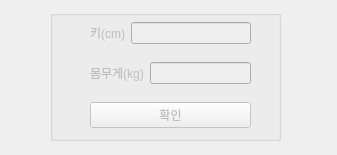
<?xml version="1.0" encoding="UTF-8"?>
<ui version="4.0">
 <class>MainWindow</class>
 <widget class="QMainWindow" name="MainWindow">
  <property name="enabled">
   <bool>false</bool>
  </property>
  <property name="geometry">
   <rect>
    <x>0</x>
    <y>0</y>
    <width>337</width>
    <height>155</height>
   </rect>
  </property>
  <property name="windowTitle">
   <string>오늘의 식단</string>
  </property>
  <widget class="QWidget" name="centralwidget">
   <property name="enabled">
    <bool>false</bool>
   </property>
   <widget class="QGroupBox" name="groupBox">
    <property name="geometry">
     <rect>
      <x>50</x>
      <y>10</y>
      <width>231</width>
      <height>131</height>
     </rect>
    </property>
    <property name="title">
     <string/>
    </property>
    <property name="alignment">
     <set>Qt::AlignCenter</set>
    </property>
   </widget>
   <widget class="QWidget" name="verticalLayoutWidget">
    <property name="geometry">
     <rect>
      <x>90</x>
      <y>10</y>
      <width>161</width>
      <height>131</height>
     </rect>
    </property>
    <layout class="QVBoxLayout" name="verticalLayout_2">
     <item>
      <layout class="QHBoxLayout" name="horizontalLayout">
       <item>
        <widget class="QLabel" name="label">
         <property name="text">
          <string>키(cm)</string>
         </property>
        </widget>
       </item>
       <item>
        <widget class="QLineEdit" name="BMI_Height">
         <property name="enabled">
          <bool>false</bool>
         </property>
        </widget>
       </item>
      </layout>
     </item>
     <item>
      <layout class="QHBoxLayout" name="horizontalLayout_2">
       <item>
        <widget class="QLabel" name="label_2">
         <property name="text">
          <string>몸무게(kg)</string>
         </property>
        </widget>
       </item>
       <item>
        <widget class="QLineEdit" name="BMI_Weight"/>
       </item>
      </layout>
     </item>
     <item>
      <widget class="QPushButton" name="BMI_Confirm">
       <property name="enabled">
        <bool>false</bool>
       </property>
       <property name="text">
        <string>확인</string>
       </property>
      </widget>
     </item>
    </layout>
   </widget>
  </widget>
 </widget>
 <resources/>
 <connections/>
</ui>
